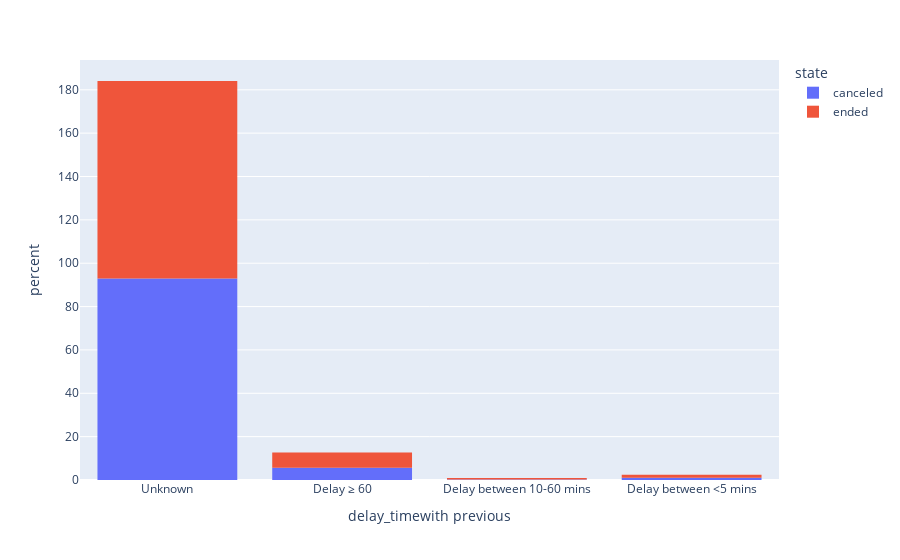

This figure's notebook cell:
### Code cell
fig = px.histogram(df_delay , x='delay_timewith previous',
             color='state',  histnorm = 'percent')
fig.show()

### Figure 1 — Plotly figure (JSON) as saved in the notebook; plotly's stock layout.template omitted (floating-point values rounded to 4 significant figures; data arrays with more than 128 entries replaced by an {"elided": "..."} marker saying what was removed)
{"data": [{"alignmentgroup": "True", "bingroup": "x", "histnorm": "percent", "hovertemplate": "state=canceled<br>delay_timewith previous=%{x}<br>percent=%{y}<extra></extra>", "legendgroup": "canceled", "marker": {"color": "#636efa", "pattern": {"shape": ""}}, "name": "canceled", "offsetgroup": "canceled", "orientation": "v", "showlegend": true, "type": "histogram", "x": {"elided": "3265 str values"}, "xaxis": "x", "yaxis": "y"}, {"alignmentgroup": "True", "bingroup": "x", "histnorm": "percent", "hovertemplate": "state=ended<br>delay_timewith previous=%{x}<br>percent=%{y}<extra></extra>", "legendgroup": "ended", "marker": {"color": "#EF553B", "pattern": {"shape": ""}}, "name": "ended", "offsetgroup": "ended", "orientation": "v", "showlegend": true, "type": "histogram", "x": {"elided": "18045 str values"}, "xaxis": "x", "yaxis": "y"}], "layout": {"barmode": "relative", "legend": {"title": {"text": "state"}, "tracegroupgap": 0}, "margin": {"t": 60}, "xaxis": {"anchor": "y", "domain": [0, 1], "title": {"text": "delay_timewith previous"}}, "yaxis": {"anchor": "x", "domain": [0, 1], "title": {"text": "percent"}}}}
